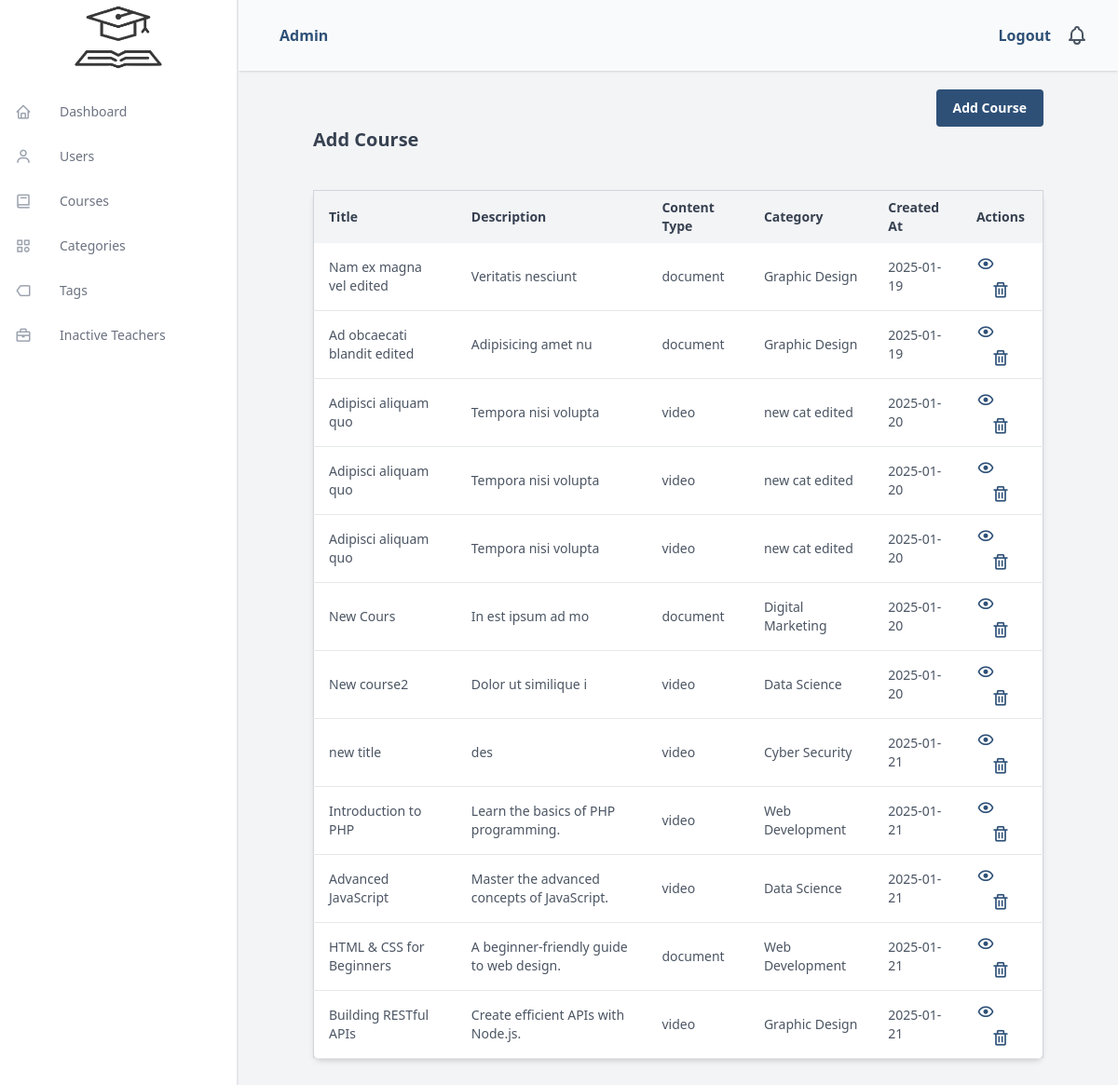
Screenshot of /admin/courses (signed in) with the database file from the repository.
### tables this page shows
CREATE TABLE `courses` (
  `course_id` int NOT NULL,
  `title` varchar(255) NOT NULL,
  `description` text,
  `content_type` enum('video','document') NOT NULL,
  `category_id` int DEFAULT NULL,
  `teacher_id` int DEFAULT NULL,
  `created_at` timestamp NULL DEFAULT CURRENT_TIMESTAMP,
  `updated_at` timestamp NULL DEFAULT CURRENT_TIMESTAMP ON UPDATE CURRENT_TIMESTAMP
);

CREATE TABLE `categories` (
  `category_id` int NOT NULL,
  `category_name` varchar(100) NOT NULL
);

### core/BaseController.php (called while the page is built, shortened)
<?php
require_once(__DIR__ . '/../app/models/Course.php');
class BaseController
{
    public function render($view, $data = [])
    {
        extract($data);
        include __DIR__ . '/../app/views/' . $view . '.php';
    }
}

### app/controllers/AdminController.php (called while the page is built, shortened)
<?php
require_once(__DIR__ . '/../models/Course.php');
class AdminController extends BaseController
{
    private $CourseModel;
    public function __construct()
    {
        $this->CourseModel = new Course();
    }
    public function AllCourses()
    {
        $courses = $this->CourseModel->getAllCourses();
        $this->render('/teacher/myCourses', ['courses' => $courses, 'csrf_token' => $_SESSION['csrf_token']]);
    }
}

### public/index.php (called while the page is built, shortened)
<?php
require_once ('../core/BaseController.php');
require_once '../core/Router.php';
require_once '../app/controllers/AdminController.php';
$router = new Router();
$router->dispatch($_SERVER['REQUEST_URI'], $_SERVER['REQUEST_METHOD']);

### app/config/db.php (called while the page is built, shortened)
<?php
class Db {
    public function __construct()
    {
        try {
            $this->conn = new PDO("mysql:host=localhost;dbname=youdemy_database", "root", "");
          } catch(PDOException $e) {
            echo "Connection failed: " . $e->getMessage();
          }
    }
}

### app/models/Course.php (called while the page is built, shortened)
<?php
require_once(__DIR__ . '/../config/db.php');
class Course extends Db
{
    public function getAllCourses()
    {
        try {
            $stmt = $this->conn->prepare("SELECT c.*,cat.category_name,u.full_name as teacher_name FROM courses c
                                          JOIN categories cat ON cat.category_id = c.category_id
                                          JOIN users u ON u.user_id=c.teacher_id");
            $stmt->execute();
            return $stmt->fetchAll(PDO::FETCH_ASSOC);
        } catch (PDOException $e) {
            echo "Error: " . $e->getMessage();
        }
    }
}

### app/views/teacher/myCourses.php (the view, shortened to what this page needs)
<!DOCTYPE html>
<html lang="en">
<head>
    <link rel="stylesheet" href="https://unpkg.com/boxicons@2.0.7/css/boxicons.min.css" />
    <script src="https://cdn.tailwindcss.com"></script>
</head>
<body>
    <div class="flex">
        <?php include(__DIR__ . '/../partials/header.php'); ?>
        <div class="flex flex-col flex-1 lg:ml-64">
            <?php include(__DIR__ . '/../partials/sidebar.php'); ?>
            <main class="flex-1 bg-gray-100 min-h-screen overflow-y-auto py-24 px-20">
                <a href="/teacher/addCourse" class="px-4 py-2 text-sm font-bold text-white bg-[#2E5077] border-2 border-[#2E5077] rounded transition hover:bg-transparent hover:text-[#2E5077] float-right">Add Course</a>
                <h1 class="text-xl font-bold text-gray-700 my-10">Add Course</h1>
                <table class="min-w-full table-auto bg-white border border-gray-300 rounded-lg shadow-md mt-10">
                    <thead class="bg-gray-100">
                        <tr>
                            <th class="px-4 py-2 text-left text-sm font-semibold text-gray-700">Title</th>
                            <th class="px-4 py-2 text-left text-sm font-semibold text-gray-700">Description</th>
                            <th class="px-4 py-2 text-left text-sm font-semibold text-gray-700">Content Type</th>
                            <th class="px-4 py-2 text-left text-sm font-semibold text-gray-700">Category</th>
                            <th class="px-4 py-2 text-left text-sm font-semibold text-gray-700">Created At</th>
                            <th class="px-4 py-2 text-left text-sm font-semibold text-gray-700">Actions</th>
                        </tr>
                    </thead>
                    <tbody>
                        <?php foreach ($courses as $course): ?>
                            <tr class="border-b border-gray-200 hover:bg-gray-50">
                                <td class="px-4 py-2 text-sm text-gray-600"><?= htmlspecialchars($course['title']) ?></td>
                                <td class="px-4 py-2 text-sm text-gray-600"><?= htmlspecialchars($course['description']) ?></td>
                                <td class="px-4 py-2 text-sm text-gray-600"><?= htmlspecialchars($course['content_type']) ?></td>
                                <td class="px-4 py-2 text-sm text-gray-600"><?= htmlspecialchars($course['category_name']) ?></td>
                                <td class="px-4 py-2 text-sm text-gray-600"><?= date('Y-m-d', strtotime($course['created_at'])) ?></td>
                                <td class="px-4 py-2 text-sm text-gray-600">
                                    <a href="/<?=$_SESSION['user_loged_in_role']?>/courseDetails/<?= $course['course_id'] ?>" class="text-[#2E5077] hover:text-[#3b82f6]" title="View Course Details">
                                        <i class="bx bx-show text-xl"></i>
                                    </a>
                                    <form action="/admin/deletCourse/<?= $course['course_id'] ?>" method="POST" class="inline ml-4">
                                        <button type="button" onclick="if (confirm('Are you sure you want to delete this course?')) { this.form.submit(); }" class="text-[#2E5077] hover:text-[#3b82f6]" title="Delete Course">
                                            <i class="bx bx-trash text-xl"></i>
                                        </button>
                                    </form>
                                </td>
                            </tr>
                        <?php endforeach; ?>
                    </tbody>
                </table>
            </main>
        </div>
    </div>
</body>
</html>

### core/Router.php (shortened to what this page needs)
<?php
class Router
{
    private $routes = [
        'GET' => [],
        'POST' => [],
    ];
    public function add($method, $route, $callback)
    {
        $method = strtoupper($method);
        $route = preg_replace('/\{[a-zA-Z0-9_]+\}/', '([a-zA-Z0-9_]+)', $route);
        $this->routes[$method][$route] = $callback;
    }
    public function dispatch($uri, $method)
    {
        $uri = parse_url($uri, PHP_URL_PATH);
        $method = strtoupper($method);
        foreach ($this->routes[$method] as $route => $callback) {
            if (preg_match('#^' . $route . '$#', $uri, $matches)) {
                array_shift($matches);
                if (is_array($callback)) {
                    $controller = new $callback[0]();
                    $method = $callback[1];
                    return call_user_func_array([$controller, $method], $matches);
                }
                return call_user_func_array($callback, $matches);
            }
        }
    }
}

### rows the page displays
courses: title "Nam ex magna vel edited", description "Veritatis nesciunt", content_type "document", category.category_name "Graphic Design", created_at "2025-01-19"
courses: title "Ad obcaecati blandit edited", description "Adipisicing amet nu", content_type "document", category.category_name "Graphic Design", created_at "2025-01-19"
courses: title "Adipisci aliquam quo", description "Tempora nisi volupta", content_type "video", category.category_name "new cat edited", created_at "2025-01-20"
courses: title "Adipisci aliquam quo", description "Tempora nisi volupta", content_type "video", category.category_name "new cat edited", created_at "2025-01-20"
courses: title "Adipisci aliquam quo", description "Tempora nisi volupta", content_type "video", category.category_name "new cat edited", created_at "2025-01-20"
courses: title "New Cours", description "In est ipsum ad mo", content_type "document", category.category_name "Digital Marketing", created_at "2025-01-20"
courses: title "New course2", description "Dolor ut similique i", content_type "video", category.category_name "Data Science", created_at "2025-01-20"
courses: title "new title", description "des", content_type "video", category.category_name "Cyber Security", created_at "2025-01-21"
courses: title "Introduction to PHP", description "Learn the basics of PHP programming.", content_type "video", category.category_name "Web Development", created_at "2025-01-21"
courses: title "Advanced JavaScript", description "Master the advanced concepts of JavaScript.", content_type "video", category.category_name "Data Science", created_at "2025-01-21"
courses: title "HTML & CSS for Beginners", description "A beginner-friendly guide to web design.", content_type "document", category.category_name "Web Development", created_at "2025-01-21"
courses: title "Building RESTful APIs", description "Create efficient APIs with Node.js.", content_type "video", category.category_name "Graphic Design", created_at "2025-01-21"
